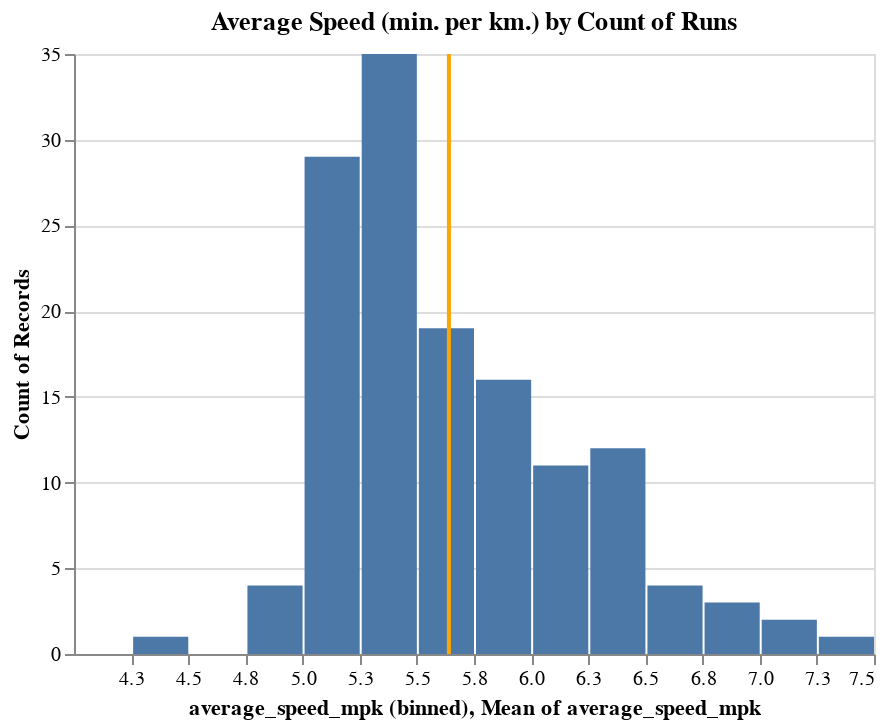

Source (notebook cell):
### Code cell
data = df.loc[df.type=='Run',:]

bar = alt.Chart(data).mark_bar().encode(
    alt.X('average_speed_mpk:Q', bin=alt.Bin(step=.25)),
    alt.Y('count()'),
)

bar.title = 'Average Speed (min. per km.) by Count of Runs'

rule = alt.Chart(data).mark_rule(color='orange').encode(
    x='mean(average_speed_mpk):Q',
    size=alt.value(2)
)

bar + rule

### Figure 1 — Vega-Lite specification as saved in the notebook (floating-point values rounded to 4 significant figures; data arrays with more than 128 entries replaced by an {"elided": "..."} marker saying what was removed)
{"$schema": "https://vega.github.io/schema/vega-lite/v2.6.0.json", "config": {"view": {"height": 300, "width": 400}}, "datasets": {"data-d801f0e9daecfb6f0b0a61b9462e8e77": {"elided": "137 records"}}, "layer": [{"data": {"name": "data-d801f0e9daecfb6f0b0a61b9462e8e77"}, "encoding": {"x": {"bin": {"step": 0.25}, "field": "average_speed_mpk", "type": "quantitative"}, "y": {"aggregate": "count", "type": "quantitative"}}, "mark": "bar", "title": "Average Speed (min. per km.) by Count of Runs"}, {"data": {"name": "data-d801f0e9daecfb6f0b0a61b9462e8e77"}, "encoding": {"size": {"value": 2}, "x": {"aggregate": "mean", "field": "average_speed_mpk", "type": "quantitative"}}, "mark": {"color": "orange", "type": "rule"}}]}
